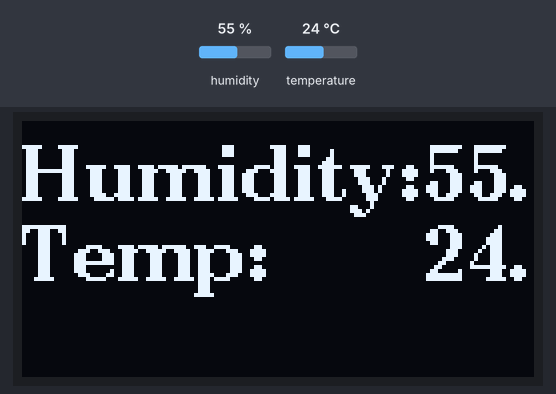
This sketch was run on a simulated Arduino Uno, built with avr-gcc and run on an emulated ATmega328P. Parts: 128×64 one-colour display. The test bench sets the inputs (shaded band); at power-on: humidity 55 %, temperature 24 °C. What the sketch prints to the serial monitor is not drawn.

Above: at 2.7 s.
2.8 s: humidity set to 22 %
At 8.1 s:
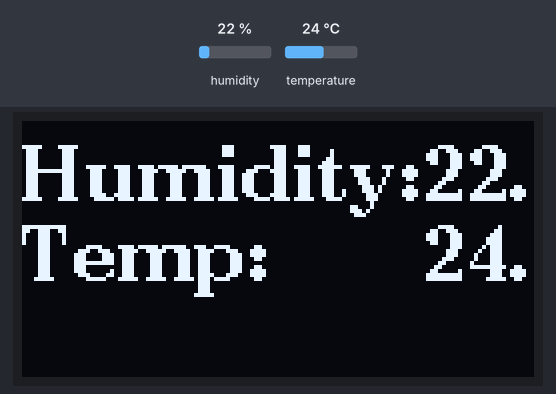
8.5 s: temperature set to 12 °C
At 13.1 s:
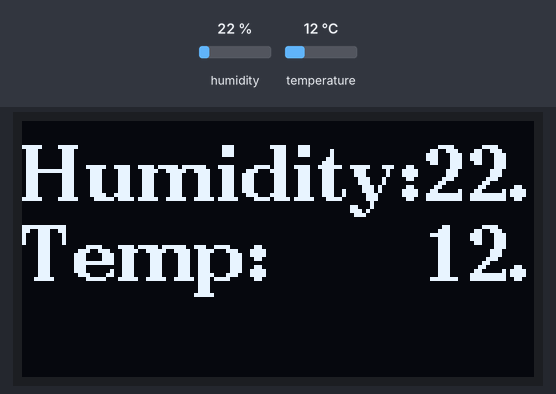
14.2 s: humidity set to 40 %
At 18.0 s:
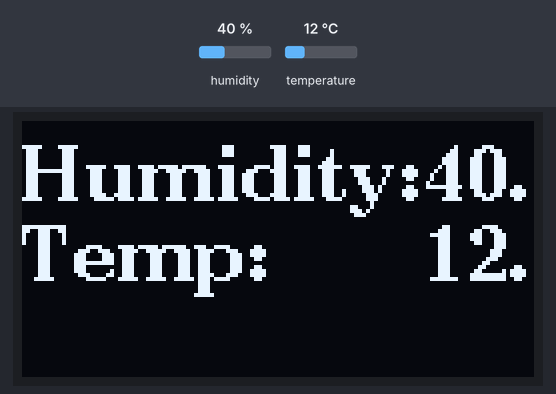
19.9 s: temperature set to 19 °C
At 23.0 s:
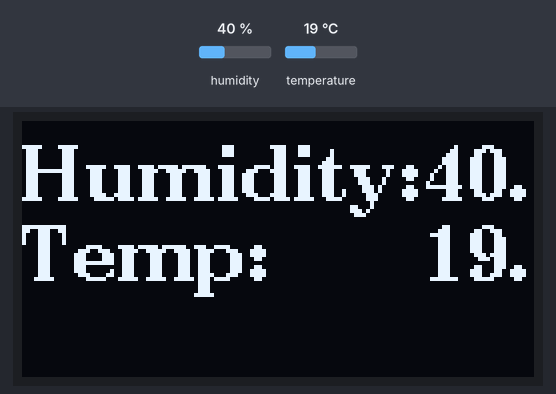
Timing chart, 0 to 24.5 s (numbered marks = the images above; inputs shaded):
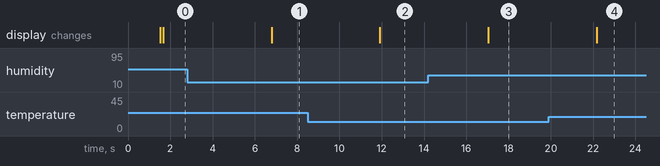

The sketch:

0.9_Inch_oled_DHT11.ino
```cpp
#include <Wire.h>
#include <U8g2lib.h>
#include "DHT.h"

#define SCREEN_WIDTH 128
#define SCREEN_HEIGHT 32
#define SCREEN_RESET 4 // Reset pin # (or -1 if not connected)

U8G2_SH1106_128X64_NONAME_F_HW_I2C u8g2(U8G2_R0, SCREEN_RESET);

#define dht_apin A0
DHT dht(dht_apin, DHT11);

void setup() {
  Serial.begin(9600);
  delay(500);
  Serial.println("DHT11 Humidity & temperature Sensor\n\n");
  delay(1000);

  u8g2.begin();
  u8g2.enableUTF8Print();
}

void loop() {
  dht.begin();

  float humidity = dht.readHumidity();
  float temperature = dht.readTemperature();

  Serial.print("Current humidity = ");
  Serial.print(humidity);
  Serial.print("%  ");
  Serial.print("temperature = ");
  Serial.print(temperature);
  Serial.println("C  ");

  u8g2.firstPage();
  do {
    u8g2.setFont(u8g2_font_ncenB14_tr);
    u8g2.drawStr(0, 20, "Humidity: ");
    u8g2.setCursor(100, 20);
    u8g2.print(humidity);
    u8g2.print("%");

    u8g2.setFont(u8g2_font_ncenB14_tr);
    u8g2.drawStr(0, 40, "Temp: ");
    u8g2.setCursor(100, 40);
    u8g2.print(temperature);
    u8g2.print("C");
  } while (u8g2.nextPage());

  delay(5000);
}
```

Measured:
- after the input at 2.8 s, the display: changes after 4.0 s (image 1)
- after the input at 8.5 s, the display: changes after 3.4 s (image 2)
- after the input at 14.2 s, the display: changes after 2.8 s (image 3)
- after the input at 19.9 s, the display: changes after 2.3 s (image 4)
